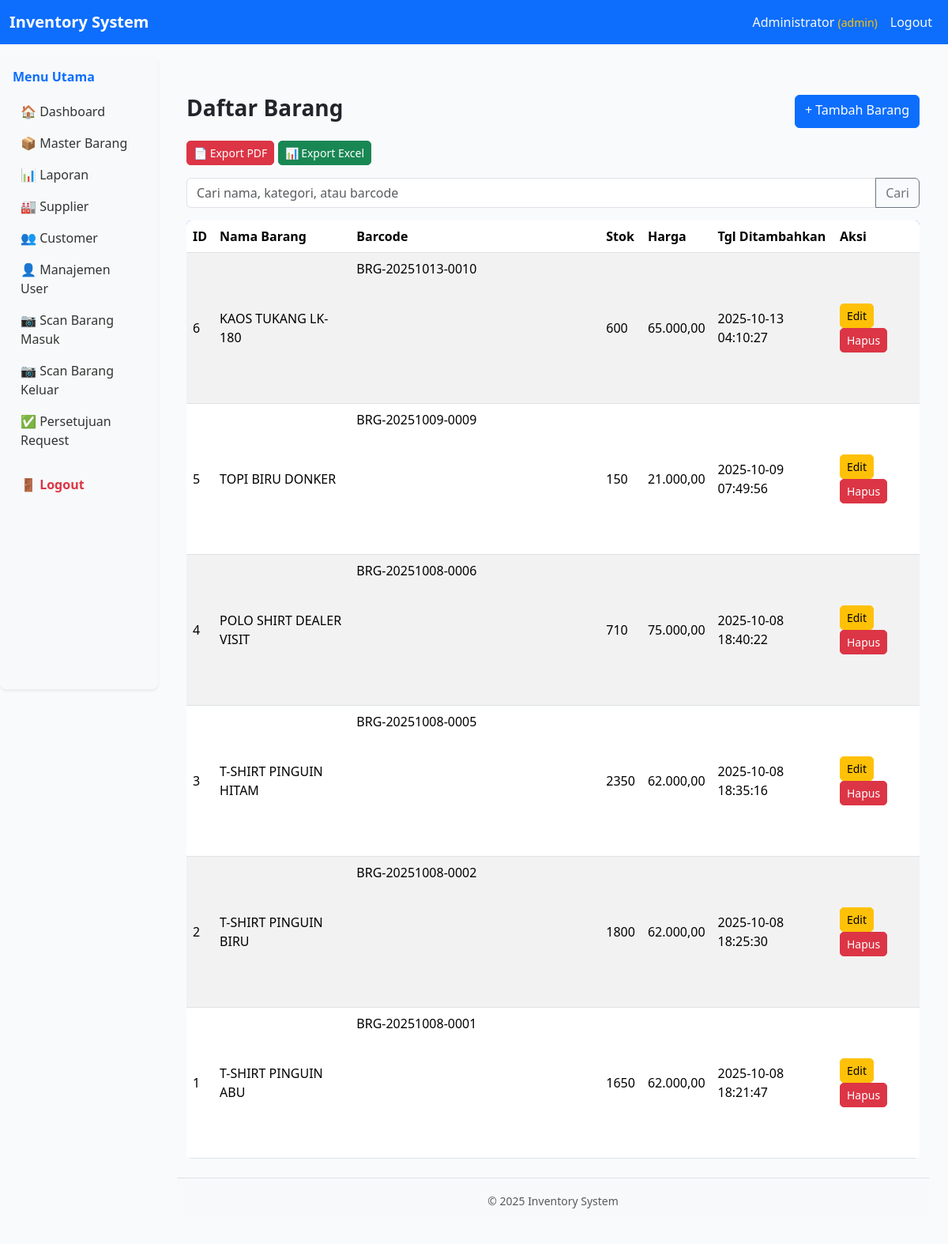
The app's page /pages/master/barang.php (signed in) with its own data.
### tables this page shows
CREATE TABLE `barang` (
  `id_barang` int(11) NOT NULL,
  `kode_barang` varchar(50) DEFAULT NULL,
  `nama_barang` varchar(100) NOT NULL,
  `kategori` varchar(50) DEFAULT NULL,
  `satuan` varchar(20) DEFAULT NULL,
  `stok` int(11) DEFAULT 0,
  `harga` decimal(10,2) DEFAULT NULL,
  `barcode` varchar(255) DEFAULT NULL,
  `tgl_ditambahkan` timestamp NOT NULL DEFAULT current_timestamp()
);

### pages/master/barang.php (the view, shortened to what this page needs)
<?php
require_once "../../config/db.php";
include "../../includes/header.php";
include "../../includes/sidebar.php";
$search = $_GET['search'] ?? '';
$sql = "SELECT * FROM barang WHERE
        nama_barang LIKE '%$search%'
        OR kategori LIKE '%$search%'
        OR barcode LIKE '%$search%'
        ORDER BY id_barang DESC";
$res = mysqli_query($conn, $sql);
?>
<div class="container mt-4">
  <div class="d-flex justify-content-between mb-3">
      <h3>Daftar Barang</h3>
      <a href="pages/master/barang_add.php" class="btn btn-primary">+ Tambah Barang</a>
  </div>
  <div class="mb-3">
      <a href="pages/export/export_barang_pdf.php" target="_blank" class="btn btn-danger btn-sm">📄 Export PDF</a>
      <a href="pages/export/export_barang_excel.php" class="btn btn-success btn-sm">📊 Export Excel</a>
  </div>
  <form method="GET" class="mb-3">
      <div class="input-group">
          <input type="text" name="search" value="<?= htmlspecialchars($search) ?>" class="form-control" placeholder="Cari nama, kategori, atau barcode">
          <button class="btn btn-outline-secondary" type="submit">Cari</button>
      </div>
  </form>
  <table class="table table-striped">
      <thead>
          <tr>
              <th>ID</th>
              <th>Nama Barang</th>
              <th>Barcode</th>
              <th>Stok</th>
              <th>Harga</th>
              <th>Tgl Ditambahkan</th>
              <th>Aksi</th>
          </tr>
      </thead>
      <tbody>
          <?php while ($row = mysqli_fetch_assoc($res)): ?>
          <tr>
              <td><?= $row['id_barang'] ?></td>
              <td><?= htmlspecialchars($row['nama_barang']) ?></td>
              <td>
                  <?= htmlspecialchars($row['barcode']) ?><br>
                  <svg id="barcode-<?= $row['id_barang'] ?>"></svg>
              </td>
              <td><?= $row['stok'] ?></td>
              <td><?= ($row['harga'] !== null) ? number_format($row['harga'],2,',','.') : '-' ?></td>
              <td><?= $row['tgl_ditambahkan'] ?></td>
              <td>
                  <a href="pages/master/barang_edit.php?id=<?= $row['id_barang'] ?>" class="btn btn-sm btn-warning">Edit</a>
                  <a href="pages/master/barang_delete.php?id=<?= $row['id_barang'] ?>" class="btn btn-sm btn-danger" onclick="return confirm('Hapus barang ini?')">Hapus</a>
              </td>
          </tr>
          <?php endwhile; ?>
      </tbody>
  </table>
<?php include "../../includes/footer.php"; ?>

### includes/header.php (shortened to what this page needs)
<!doctype html>
<html lang="id">
<head>
  <link rel="stylesheet" href="assets/bootstrap/css/bootstrap.min.css">
  <link rel="stylesheet" href="assets/style.css">
</head>
<body>
<nav class="navbar navbar-expand-lg navbar-dark bg-primary">
  <div class="container-fluid">
    <a class="navbar-brand fw-semibold" href="dashboard.php">Inventory System</a>
    <div class="collapse navbar-collapse" id="navbarMain">
      <ul class="navbar-nav ms-auto align-items-center">
        <?php if (isset($_SESSION['nama_lengkap'])): ?>
          <li class="nav-item">
            <span class="nav-link text-light">
              <?= htmlspecialchars($_SESSION['nama_lengkap']) ?>
              <small class="text-warning">(<?= htmlspecialchars($_SESSION['role']) ?>)</small>
            </span>
          </li>
          <li class="nav-item">
            <a class="nav-link text-light" href="logout.php">Logout</a>
          </li>
        <?php else: ?>
          <li class="nav-item"><a class="nav-link text-light" href="login.php">Login</a></li>
        <?php endif; ?>
      </ul>
    </div>
  </div>
</nav>
<div class="container-fluid py-3">

### includes/sidebar.php (shortened to what this page needs)
<div class="row">
  <div class="col-md-2 bg-light vh-100 p-3 shadow-sm">
    <h6 class="fw-bold mb-3 text-primary">Menu Utama</h6>
    <ul class="nav flex-column">
      <li class="nav-item mb-1">
        <a class="nav-link" href="dashboard.php">🏠 Dashboard</a>
      </li>
      <?php if (isset($_SESSION['role']) && $_SESSION['role'] === 'admin'): ?>
        <li class="nav-item mb-1"><a class="nav-link" href="pages/master/barang.php">📦 Master Barang</a></li>
        <li class="nav-item mb-1"><a class="nav-link" href="pages/transaksi/laporan.php">📊 Laporan</a></li>
        <li class="nav-item mb-1"><a class="nav-link" href="pages/relasi/supplier.php">🏭 Supplier</a></li>
        <li class="nav-item mb-1"><a class="nav-link" href="pages/relasi/customer.php">👥 Customer</a></li>
        <li class="nav-item mb-1"><a class="nav-link" href="pages/user/user.php">👤 Manajemen User</a></li>
        <li class="nav-item mb-1"><a class="nav-link" href="pages/transaksi/scan_in.php">📷 Scan Barang Masuk</a></li>
        <li class="nav-item mb-1"><a class="nav-link" href="pages/transaksi/scan_out.php">📷 Scan Barang Keluar</a></li>
        <li class="nav-item mb-1"><a class="nav-link" href="pages/transaksi/approve_request.php">✅ Persetujuan Request</a></li>
      <?php endif; ?>
      <li class="nav-item mt-3">
        <a class="nav-link text-danger fw-bold" href="logout.php">🚪 Logout</a>
      </li>
    </ul>
  </div>
  <div class="col-md-10 p-4">

### includes/footer.php (shortened to what this page needs)
    </div>
    <footer class="bg-light text-center py-3 mt-4 border-top">
      <div class="container">
        <small class="text-muted">&copy; <?= date('Y') ?> Inventory System</small>
      </div>
    </footer>
  </body>
</html>

### assets/style.css (style rules this page uses)
.btn-sm { border-radius: 5px !important; }
.container { max-width: 100%; }
.table th, .table td { vertical-align: middle; }
.bg-light { background-color: #f8f9fa9e !important; }
.nav-link { color: #333; padding: 6px 10px; border-radius: 4px; transition: all 0.2s ease-in-out; }
.fw-bold.text-primary { color: #0d6efd !important; }
body { background-color: #f9fafc; }
h3, h2, h1 { color: #212529; font-weight: 600; }
.btn { border-radius: 6px; transition: all 0.2s ease-in-out; }
.table { border-radius: 6px; overflow: hidden; }
.table thead { background: #007bff; color: #fff; }
.table-striped tbody tr:nth-of-type(odd) { background-color: #f9fbff; }
.card, .shadow-sm { border-radius: 8px; }

### records on screen
barang: id_barang "6", nama_barang "KAOS TUKANG LK-180", barcode "BRG-20251013-0010", stok "600", harga "65.000,00", tgl_ditambahkan "2025-10-13 04:10:27"
barang: id_barang "5", nama_barang "TOPI BIRU DONKER", barcode "BRG-20251009-0009", stok "150", harga "21.000,00", tgl_ditambahkan "2025-10-09 07:49:56"
barang: id_barang "4", nama_barang "POLO SHIRT DEALER VISIT", barcode "BRG-20251008-0006", stok "710", harga "75.000,00", tgl_ditambahkan "2025-10-08 18:40:22"
barang: id_barang "3", nama_barang "T-SHIRT PINGUIN HITAM", barcode "BRG-20251008-0005", stok "2350", harga "62.000,00", tgl_ditambahkan "2025-10-08 18:35:16"
barang: id_barang "2", nama_barang "T-SHIRT PINGUIN BIRU", barcode "BRG-20251008-0002", stok "1800", harga "62.000,00", tgl_ditambahkan "2025-10-08 18:25:30"
barang: id_barang "1", nama_barang "T-SHIRT PINGUIN ABU", barcode "BRG-20251008-0001", stok "1650", harga "62.000,00", tgl_ditambahkan "2025-10-08 18:21:47"

### other values on screen
$_SESSION['nama_lengkap'] "Administrator"
$_SESSION['role'] "admin"
